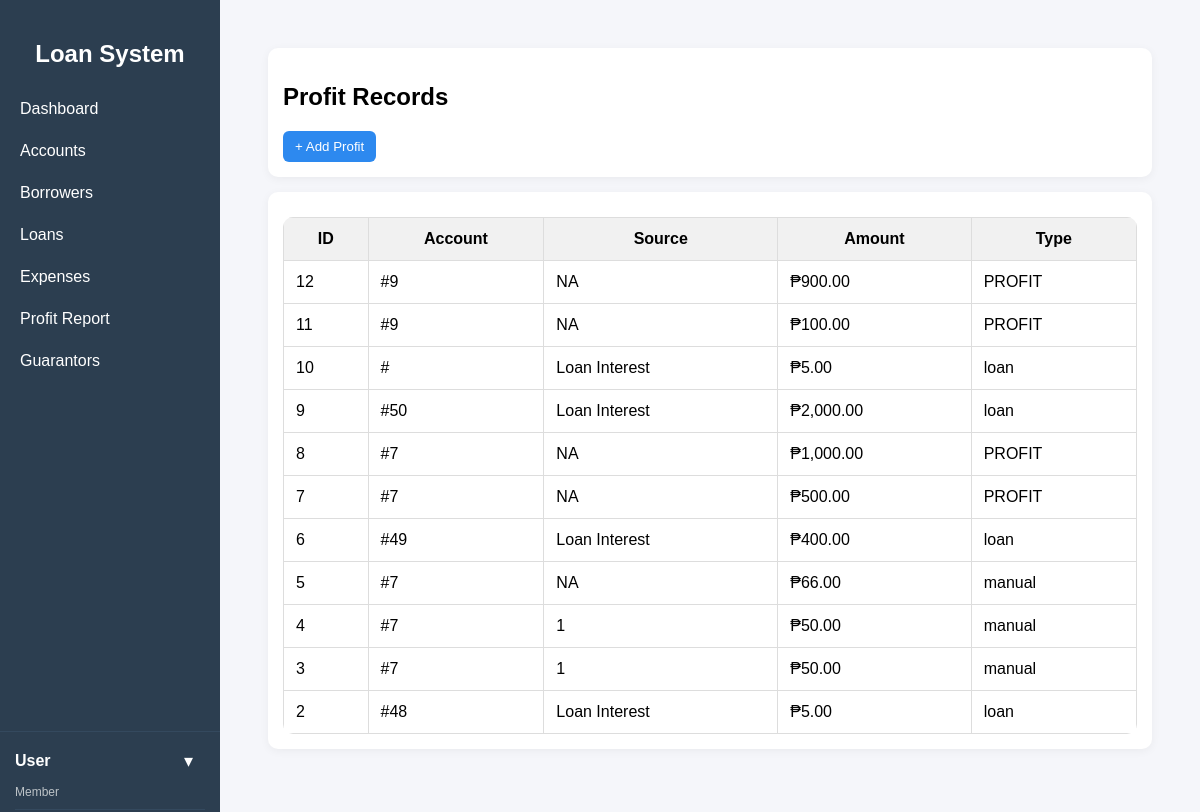
The page /public/index.php?url=profit/index (signed in) on the database its author committed.
### tables this page shows
CREATE TABLE `profits` (
  `id` int(11) NOT NULL,
  `loan_id` int(11) DEFAULT NULL,
  `account_id` int(11) DEFAULT NULL,
  `source` varchar(255) NOT NULL,
  `amount` decimal(10,2) NOT NULL,
  `type` varchar(50) DEFAULT 'loan',
  `notes` text DEFAULT NULL,
  `created_at` timestamp NOT NULL DEFAULT current_timestamp(),
  `reference_id` int(11) DEFAULT NULL
);

### app/controllers/ProfitController.php (called while the page is built, shortened)
<?php
require_once "../app/models/Profit.php";
class ProfitController {
    private $profit;
    public function __construct() {
        $this->profit = new Profit();
    }
    public function index() {
        $profits  = $this->profit->getAll();
        require "../app/views/profits/index.php";
    }
}

### core/App.php (called while the page is built, shortened)
<?php
class App {
    protected $method = "index";
    public function __construct() {
        $url = $this->parseUrl();
        if (isset($url[0])) {
            $controllerName = ucfirst($url[0]) . "Controller";
            $controllerFile = "../app/controllers/" . $controllerName . ".php";
            if (file_exists($controllerFile)) {
                unset($url[0]);
            }
        }
        $this->controller = new $this->controller;
        if (isset($url[1]) && method_exists($this->controller, $url[1])) {
            $this->method = $url[1];
            unset($url[1]);
        }
        $params = $url ? array_values($url) : [];
        call_user_func_array([$this->controller, $this->method], $params);
    }
    public function parseUrl() {
        if (isset($_GET['url']) && !empty($_GET['url'])) {
            return explode("/", filter_var(rtrim($_GET['url'], "/"), FILTER_SANITIZE_URL));
        }
        return [];
    }
}

### public/index.php (called while the page is built)
<?php
require_once "../core/App.php";
$app = new App();

### core/Model.php (called while the page is built, shortened)
<?php
require_once __DIR__ . '/../config/database.php';
class Model {
    public function __construct() {
        $db = new Database();
        $this->conn = $db->connect();
    }
}

### config/database.php (called while the page is built, shortened)
<?php
class Database {
    private $host = "localhost";
    private $db_name = "loan_db";
    private $username = "root";
    private $password = "";
    public function connect() {
        $this->conn = null;
        try {
            $this->conn = new PDO(
                "mysql:host={$this->host};port=3306;dbname={$this->db_name}",
                $this->username,
                $this->password
            );
            $this->conn->setAttribute(
                PDO::ATTR_ERRMODE,
                PDO::ERRMODE_EXCEPTION
            );
        } catch (PDOException $e) {
            die("Connection failed: " . $e->getMessage());
        }
        return $this->conn;
    }
}

### app/models/Profit.php (called while the page is built, shortened)
<?php
require_once "../core/Model.php";
class Profit extends Model {
    public function getAll() {
        $stmt = $this->conn->prepare("
            SELECT * FROM profits ORDER BY id DESC
        ");
        $stmt->execute();
        return $stmt->fetchAll(PDO::FETCH_ASSOC);
    }
}

### app/views/profits/index.php (the view, shortened to what this page needs)
<?php include __DIR__ . "/../layouts/sidebar.php"; ?>
<div class="container">
<div class="card">
    <h2>Profit Records</h2>
    <button class="btn-primary" onclick="openModal()">
        + Add Profit
    </button>
</div>
<div class="card">
<table>
    <tr>
        <th>ID</th>
        <th>Account</th>
        <th>Source</th>
        <th>Amount</th>
        <th>Type</th>
    </tr>
    <?php foreach ($profits as $p): ?>
    <tr>
        <td><?= $p['id'] ?></td>
        <td>#<?= $p['reference_id'] ?></td>
        <td><?= $p['source'] ?></td>
        <td>₱<?= number_format($p['amount'],2) ?></td>
        <td><?= $p['type'] ?></td>
    </tr>
    <?php endforeach; ?>
</table>
</div>
</div>
<?php include __DIR__ . "/../layouts/footer.php"; ?>

### app/views/profits/index.php (style rules this page uses)
.container { padding: 20px; }
.card { background: #fff; padding: 15px; border-radius: 10px; margin-bottom: 15px; box-shadow: 0 2px 10px rgba(0,0,0,0.05); }
button { padding: 8px 12px; border: none; border-radius: 6px; cursor: pointer; }
.btn-primary { background: #2d89ef; color: white; }
table { width: 100%; border-collapse: collapse; background: white; border-radius: 10px; overflow: hidden; margin-top: 10px; }
th { background: #f1f1f1; }
th, td { padding: 12px; border: 1px solid #ddd; }

### rows shown on the page
profits: id "12", reference "9", source "NA", amount "900.00", type "PROFIT"
profits: id "11", reference "9", source "NA", amount "100.00", type "PROFIT"
profits: id "10", source "Loan Interest", amount "5.00", type "loan"
profits: id "9", reference "50", source "Loan Interest", amount "2,000.00", type "loan"
profits: id "8", reference "7", source "NA", amount "1,000.00", type "PROFIT"
profits: id "7", reference "7", source "NA", amount "500.00", type "PROFIT"
profits: id "6", reference "49", source "Loan Interest", amount "400.00", type "loan"
profits: id "5", reference "7", source "NA", amount "66.00", type "manual"
profits: id "4", reference "7", source "1", amount "50.00", type "manual"
profits: id "3", reference "7", source "1", amount "50.00", type "manual"
profits: id "2", reference "48", source "Loan Interest", amount "5.00", type "loan"

### other values the page prints
$_SESSION['user']['name'] "User"
$_SESSION['user']['role'] "Member"
